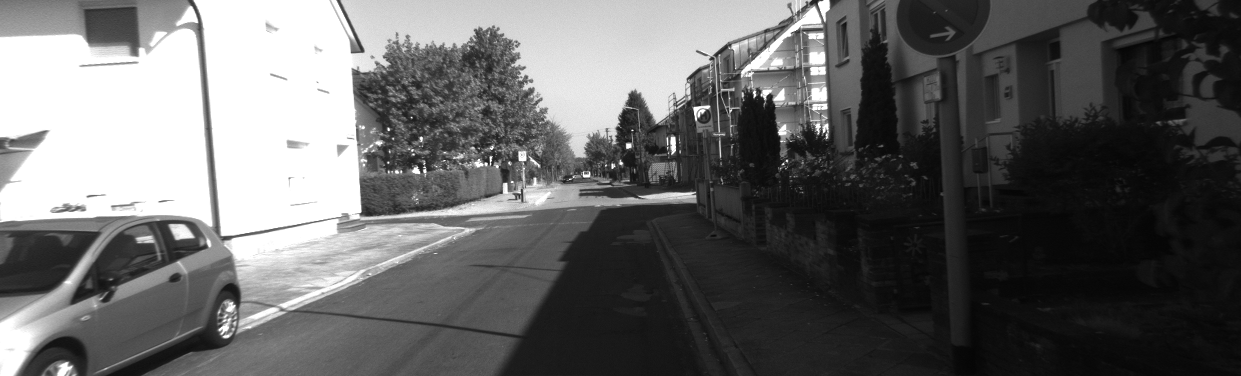
#> input picture 0_L.png, 1241 x 376 px, found by its file name
$ python SGBM_disparity_static.py
#> lines starting #> are read from the running program, lines starting #| are printed output that depends on the picture
import numpy as np
import cv2
from matplotlib import pyplot as plt
import matplotlib
matplotlib.use('TkAgg')
import time
from cv2 import ximgproc
# imgR = cv2.imread("0_L.png",0)
# imgL = cv2.imread('0_R.png',0)
imgR = cv2.imread("dataset/0_L.png",0)
#> imgR is the input picture: shape (376, 1241); min 5, max 255, mean 100.9
imgL = cv2.imread('dataset/0_R.png',0)
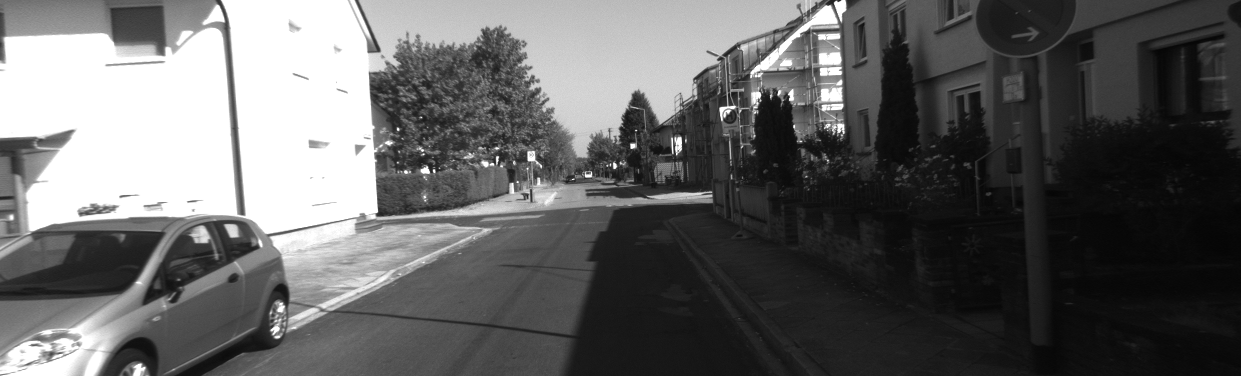
#> input picture 0_R.png, 1241 x 376 px, found by its file name
#> imgL is the input picture: shape (376, 1241); min 5, max 255, mean 98.8


window_size = 7
min_disp = 1
num_disp = 112
stereo = cv2.StereoSGBM_create(
    minDisparity = min_disp,
    numDisparities = num_disp,
    blockSize = window_size,
    uniquenessRatio = 2,
    speckleWindowSize = 50,
    speckleRange = 1,
    disp12MaxDiff = 5,
    P1 = 8*window_size**2,
    P2 = 4*8*window_size**2,
)

start = time.time()
disparity = stereo.compute(imgL, imgR).astype(np.float32) / 16.0
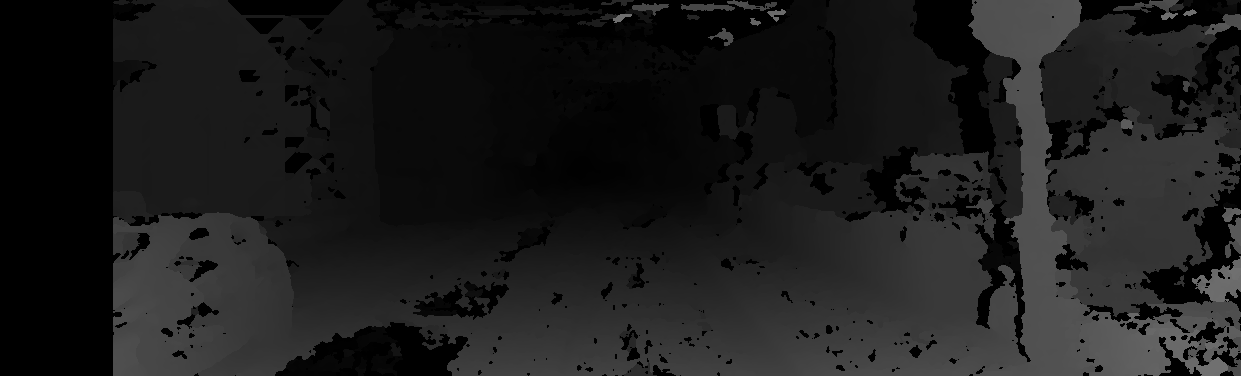
#> disparity: shape (376, 1241) float32; min 0, max 112, mean 28.6
disparity = (disparity-min_disp)/num_disp
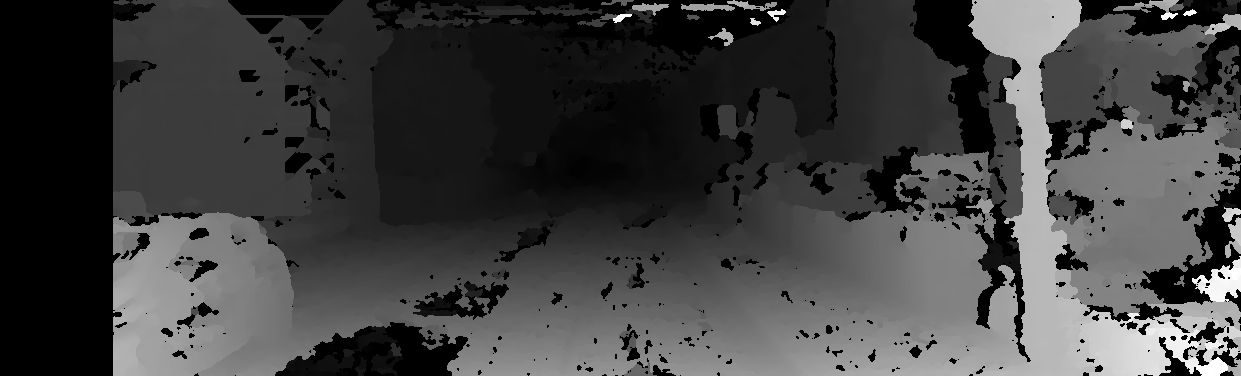
#> disparity: shape (376, 1241) float32; min -0.00893, max 0.991, mean 0.247; drawn with min black and max white
end = time.time()
print("runtime:", end - start)
plt.imshow(disparity,'gray')
plt.show()
